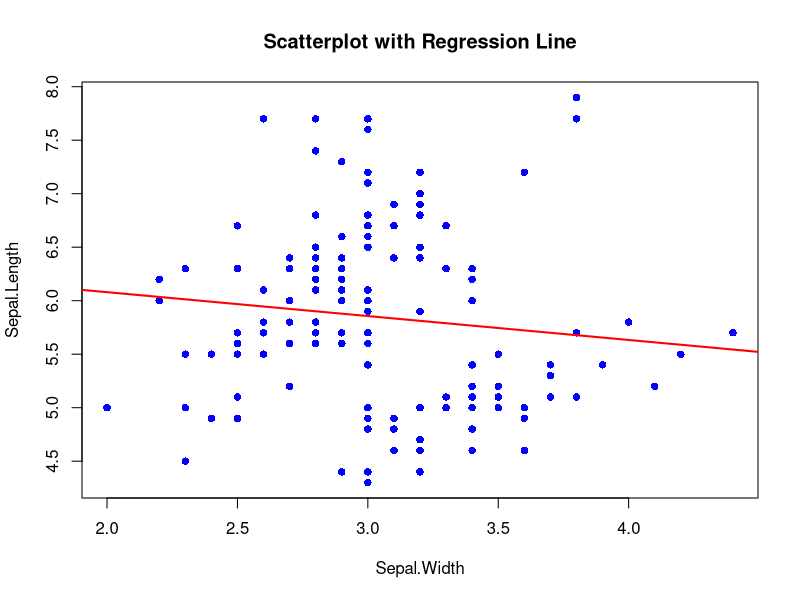
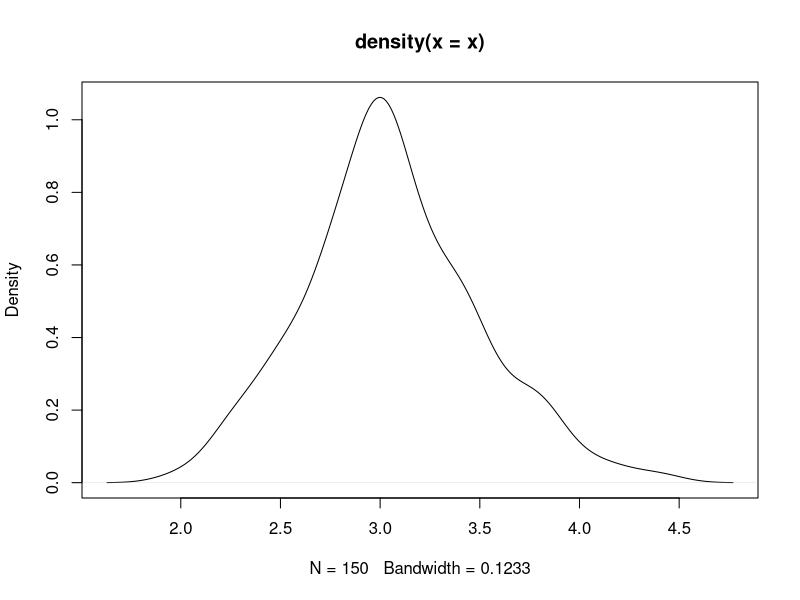
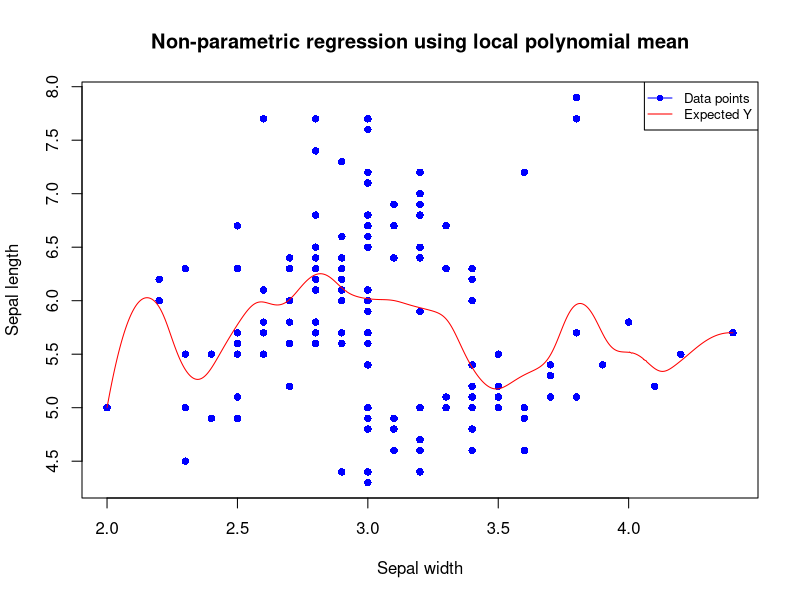
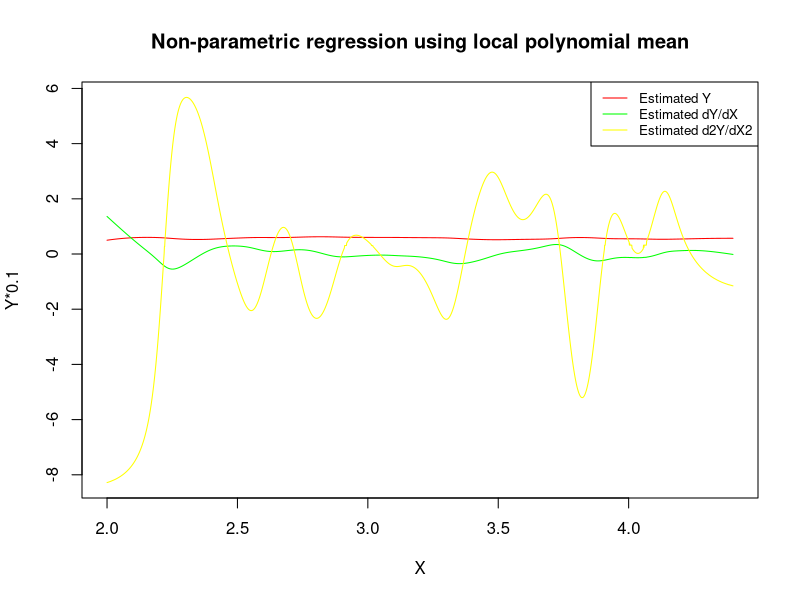
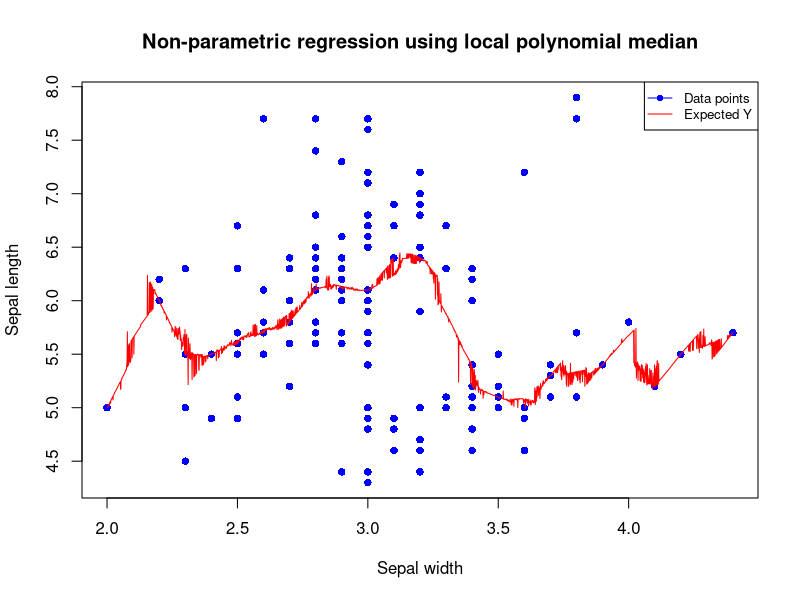
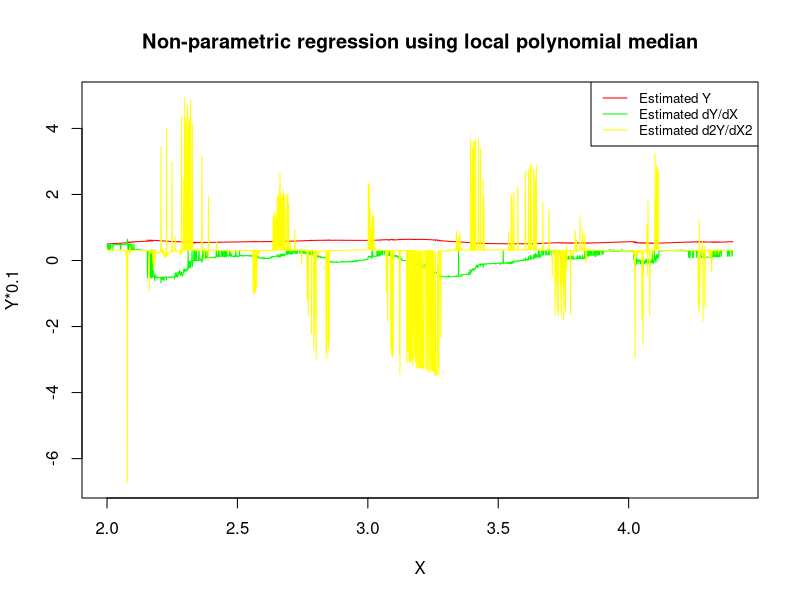

Reproduce these figures in R, in order.

#If dataset is not suitable for linear regression then we can use non-parametric regression
model <- lm(Sepal.Length ~ Sepal.Width, data = iris)
plot(iris$Sepal.Width, iris$Sepal.Length, main = "Scatterplot with Regression Line", col = 'blue', pch = 16, xlab = "Sepal.Width", ylab = "Sepal.Length")
abline(model, col = 'red', lwd = 2)



Y<- iris$Sepal.Length
x <- iris$Sepal.Width

kernel <- density(x)
plot(kernel)
b <- kernel$bw
n <- length(Y)

x2 <- seq(min(x),max(x),by=0.001)


#local mean
fn_mean <- function(t, Y, x, x0, b)
{
  n <- length(x)
  sum <- sum((Y-t[1]-t[2]*(x-x0)-t[3]*((x-x0)^2)/2)^2*dnorm((x-x0)/b)*dnorm((x-x0)/b))
  return(sum)
}

val <- NULL

for (x0 in x2) {
  init <- c(mean(x), mean(x), mean(x))
  r <- optim(par = init, fn = fn_mean, Y = Y, x = x, b = b, x0 = x0, method = 'L-BFGS-B')
  val <- rbind(val, c(x0, r$par, r$value))  
}

plot(x=x,y=Y,pch=16,col="blue",xlab="Sepal width", ylab="Sepal length",main="Non-parametric regression using local polynomial mean")
points(x=val[,1], y=(val[,2]), type='l', col="red")
legend("topright", legend = c("Data points", "Expected Y"), col = c("blue", "red"), pch = c(16, NA), lty = 1, cex = 0.8)

y_range <- 0.1*(range(val[,2:4]))

plot(x=val[,1], y=0.1*(val[,2]), type='l', col="red",ylim=y_range, ylab="Y*0.1", xlab="X",main="Non-parametric regression using local polynomial mean")
points(x=val[,1], y=0.1*(val[,3]), type='l', col='green')
points(x=val[,1], y=0.1*(val[,4]), type='l', col='yellow')
legend("topright",legend=c("Estimated Y", "Estimated dY/dX","Estimated d2Y/dX2"), col=c('red','green','yellow'), lty = 1, cex = 0.8)


#local meadian
fn_median <- function(t, Y, x, x0, b)
{
  n <- length(x)
  sum <- sum(abs(Y-t[1]-t[2]*(x-x0)-t[3]*((x-x0)^2)/2)*dnorm((x-x0)/b)*dnorm((x-x0)/b))
  return(sum)
}

val <- NULL

for (x0 in x2) {
  init <- c(mean(x), mean(x), mean(x))
  r <- optim(par = init, fn = fn_median, Y = Y, x = x, b = b, x0 = x0, method = 'L-BFGS-B')
  val <- rbind(val, c(x0, r$par, r$value))  
}

plot(x=x,y=Y,pch=16,col="blue",xlab="Sepal width", ylab="Sepal length",main="Non-parametric regression using local polynomial median")
points(x=val[,1], y=(val[,2]), type='l', col="red")
legend("topright", legend = c("Data points", "Expected Y"), col = c("blue", "red"), pch = c(16, NA), lty = 1, cex = 0.8)

y_range <- 0.1*(range(val[,2:4]))

plot(x=val[,1], y=0.1*(val[,2]), type='l', col="red",ylim=y_range, ylab="Y*0.1", xlab="X",main="Non-parametric regression using local polynomial median")
points(x=val[,1], y=0.1*(val[,3]), type='l', col='green')
points(x=val[,1], y=0.1*(val[,4]), type='l', col='yellow')
legend("topright",legend=c("Estimated Y", "Estimated dY/dX","Estimated d2Y/dX2"), col=c('red','green','yellow'), lty = 1, cex = 0.8)


##estimated values of x LP mean
est_mean <- NULL
for (pt in x) {
  init <- c(mean(x), mean(x), mean(x))
  r <- optim(par = init, fn = fn_mean, Y = Y, x = x, b = b, x0 = pt, method = 'L-BFGS-B')
  est_mean <- rbind(est_mean, r$par[2])  
}

mse_mean <-  mean((Y-est_mean)^2)

##estimated values of x LP median
est_median <- NULL
for(pt in x)
{
  init <- c(mean(x), mean(x), mean(x))
  r <- optim(par = init, fn = fn_median, Y = Y, x = x, b = b, x0 = pt, method = 'L-BFGS-B')
  est_median <- rbind(est_median, r$par[2])  
}

mse_median <- mean((Y-est_median)^2)

##comparison
if(mse_mean < mse_median)
{
  cat("LP mean is better")
}else 
{
  cat("LP median is better")
}



